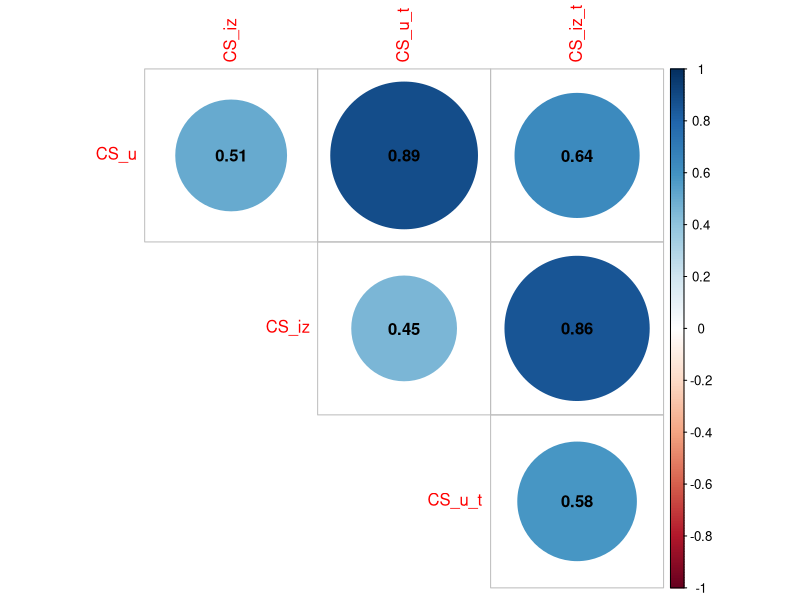
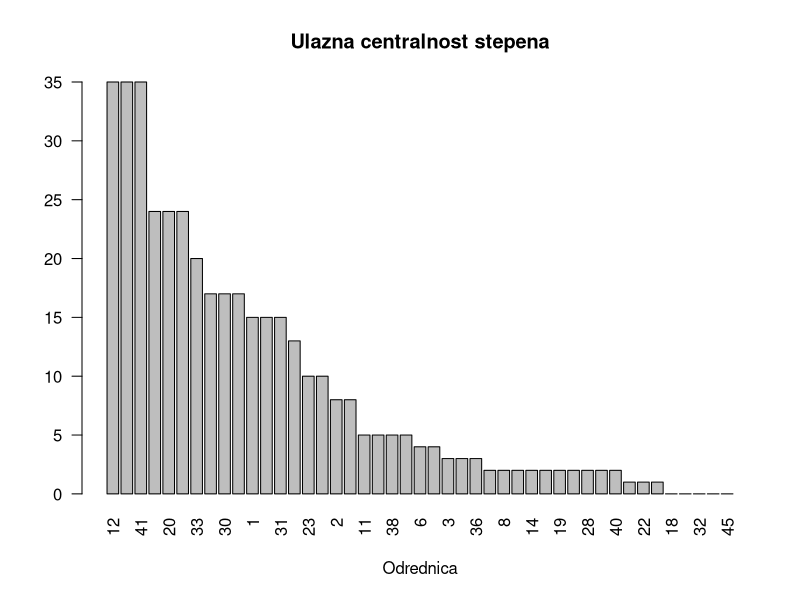
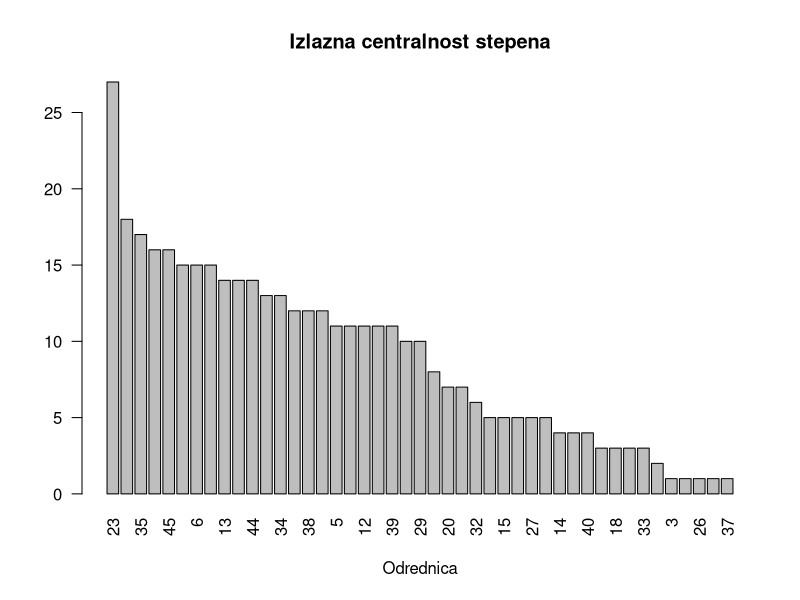
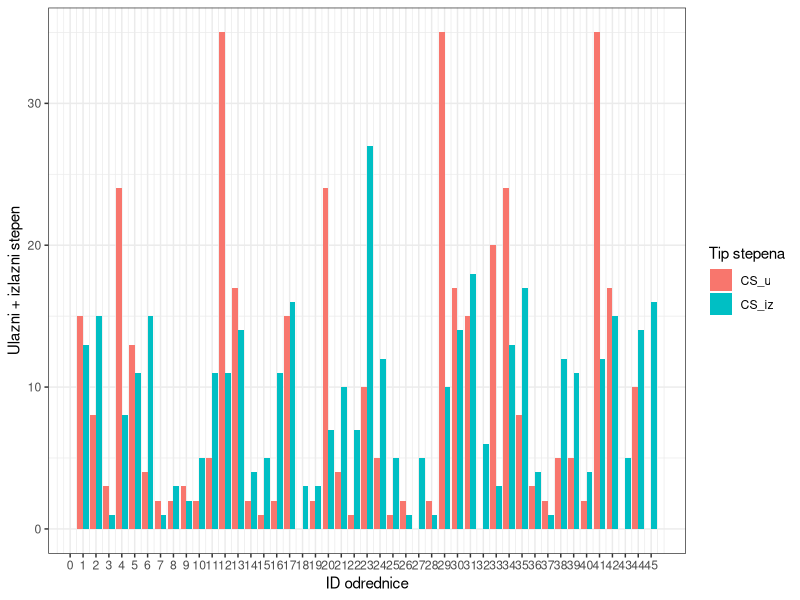
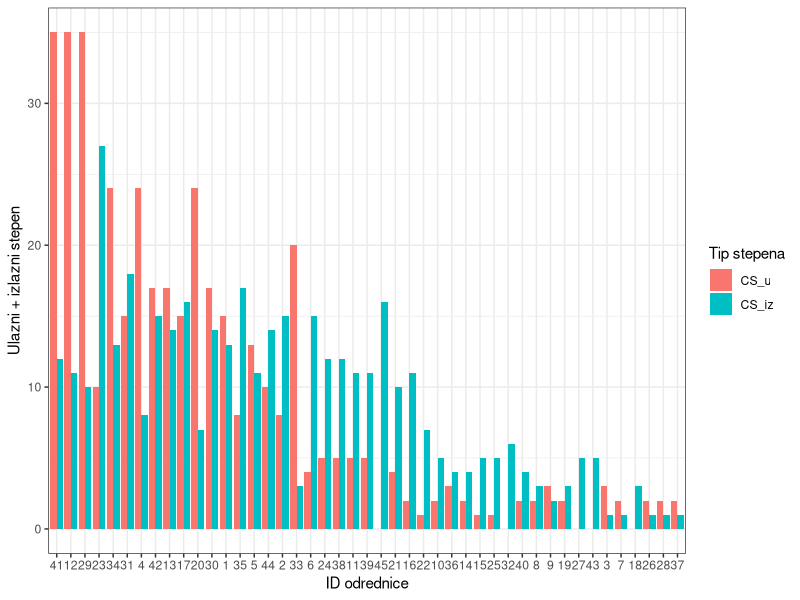
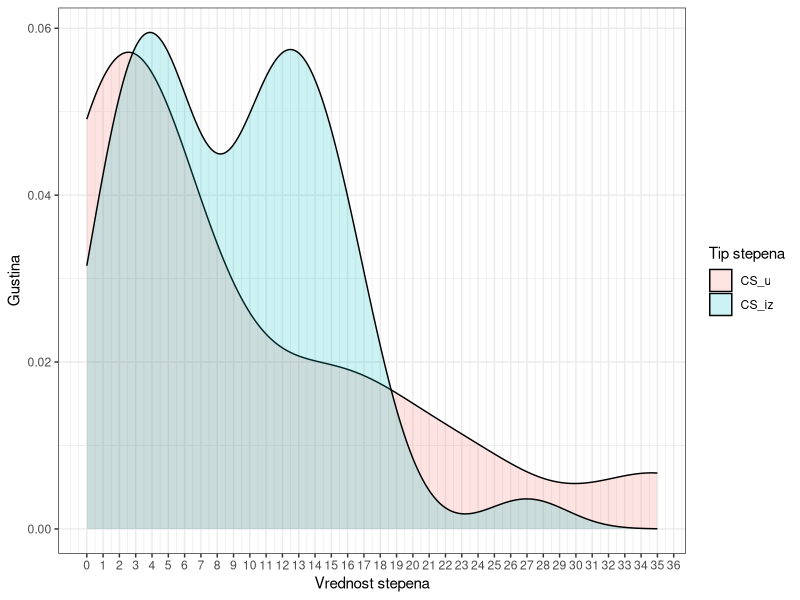
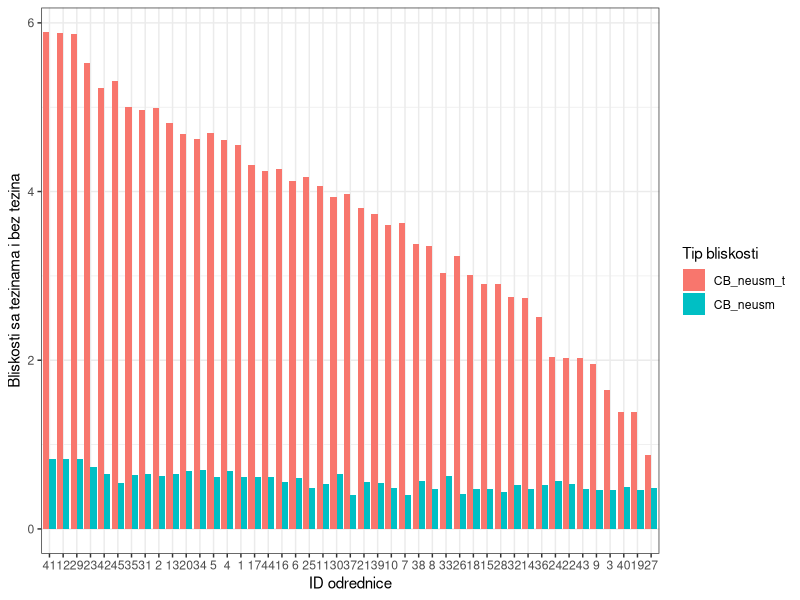
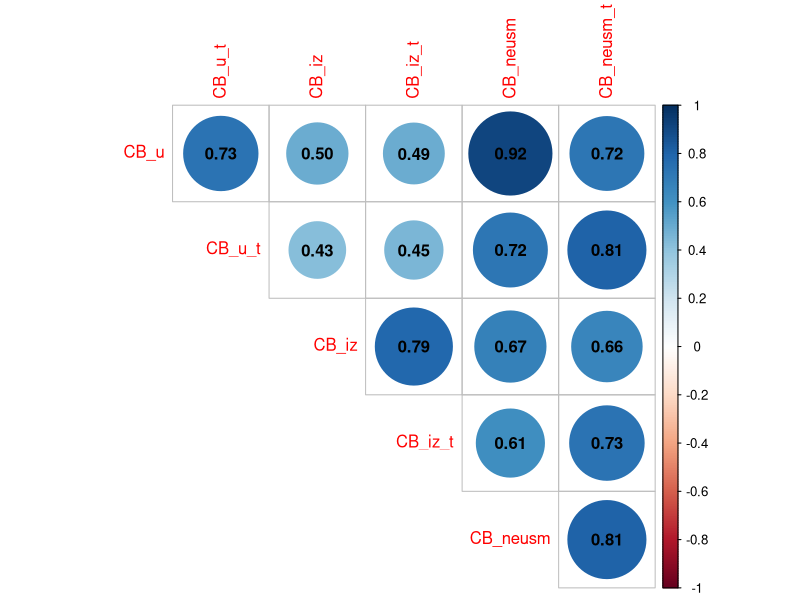

Generate these figures, in order, with R:
##### CENTRALNOST U MREZI ODREDNICA HAZARSKOG RECNIKA

# Kod koji sledi zasnovan je prevashodno na:
# https://github.com/jeljov/SNALabs_at_UB [lab_2.R]
# https://sna.stanford.edu/lab.php?l=4
# delimicno i: https://www.markanthonyhoffman.com/social_network_analysis/

##### STRUKTURA R-SKRIPTE:
### POTREBNE BIBLIOTEKE
### UCITAVANJE MREZE
### CENTRALNOST STEPENA [CS]
### CENTRALNOST BLISKOSTI [CB]
### CENTRALNOST INTERMEDIJARNOSTI [CI]
### PAGE RANK [PR]
### Jedinstven DF za sve vrednosti centralnosti
### KORELACIJA MEDJU CENTRALNOSTIMA
### KORELACIJA CENTRALNOSTI SA DUZINOM ODREDNICA (PO BROJU TOKENA)

### POTREBNE BIBLIOTEKE:
library(igraph)
library(ggplot2)
library(tidyr)
library(corrplot)
library(dplyr)

### UCITAVANJE MREZE

Odrednice_veze<-read.csv('Lista_ivica.csv', header=TRUE, stringsAsFactors = F) # Ucitavamo podatke sa odrednicama i njihovim vezama
# View(Odrednice_veze) # Za pregled uvezenih podataka
# Primetimo da su podaci iz trece kolone (Frekvenca) automatski specifikovani kao tezine veza
Odrednice_atributi<-read.csv("Odrednice_atributi.csv", header=T, stringsAsFactors = F) # Ucitavamo podatke sa atributima

Odrednice_mreza_atributi<-graph_from_data_frame(Odrednice_veze, directed = T, vertices = Odrednice_atributi) # Na osnovu ucitanih podataka formiramo mrezu sa atributima cvorova
Odrednice_mreza_atributi
# Sledecim funkcijama proveravamo atribute u dobijenoj mrezi:
vertex_attr_names(Odrednice_mreza_atributi) # Imena atributa cvorova 
vcount(Odrednice_mreza_atributi)
edge_attr_names(Odrednice_mreza_atributi) # Imena atributa ivica (tezine)
ecount(Odrednice_mreza_atributi) # broj ivica

# Za neke analize trebace nam neusmerena mreza: 
Odrednice_mreza_atributi_neusmerena<-as.undirected(Odrednice_mreza_atributi, mode="collapse", edge.attr.comb="sum") # Tezinu u neusmerenoj mrezi specifikujemo kao zbir frekvenci u oba smera; v. https://igraph.org/r/doc/igraph-attribute-combination.html

# Za neke analize trebace nam izdvojena dzinovska komponenta (najveca povezana komponenta u mrezi)
Odrednice_komponente <- components(Odrednice_mreza_atributi, mode = 'strong') # Izdvaja komponente u mrezi
count_components(Odrednice_mreza_atributi, mode='strong') # Broj komponenti u mrezi (7)
Odrednice_komponente$membership # Koja odrednica spada u koju komponentu
# Id-ovi komponenti koji ne pripadaju dzinovskoj komponenti (Svi koji ne pripadaju 8. komponenti, koja je najveca):
ne_dz_k <- names(Odrednice_komponente$membership[Odrednice_komponente$membership!=7])
ne_dz_k # Sest odrednica ne pripadaju dzinovskoj: 18, 25, 27, 32, 43, 45
# Kreirati mrezu bez cvorova koji su van dzinovske komponente:
Odrednice_mreza_atributi_dz_k <- delete.vertices(Odrednice_mreza_atributi, ne_dz_k)


### CENTRALNOST STEPENA [CS]

CS_u<-degree(Odrednice_mreza_atributi, mode='in') # Ulazna centralnost stepena
CS_iz<-degree(Odrednice_mreza_atributi, mode='out') # Izlazna centralnost stepena

# Sa tezinama (zbir tezina susednih ivica za svaki cvor)
# Prakticno, meri frekvencu date odrednice u svim drugim odrednicama
CS_u_t<-strength(Odrednice_mreza_atributi, vids=V(Odrednice_mreza_atributi), mode="in", weights = E(Odrednice_mreza_atributi)$Frekvenca)
CS_iz_t<-strength(Odrednice_mreza_atributi, vids=V(Odrednice_mreza_atributi), mode="out", weights = E(Odrednice_mreza_atributi)$Frekvenca)

# Formiramo DF sa vrednostima CS
CS.df<-data.frame(id=as.integer(V(Odrednice_mreza_atributi)$name),
           ime=V(Odrednice_mreza_atributi)$Ime, 
           CS_u,
           CS_iz,
           CS_u_t,
           CS_iz_t)

# Korelacija medju centralnostima stepena po usmerenosti i tezinama:
# (Svuda koristimo Spirmanov test, jer je ranije vec pokazano da podaci nemaju normalnu raspodelu)

korelacija_CS<- cor(CS.df[,3:6], 
                             use='complete.obs',
                             method = 'spearman')

# Vizualizacija korelacije pomocu paketa corrplot:
corrplot(corr = korelacija_CS, type = "upper", 
         diag = FALSE,
         addCoef.col = "black")

# Primeri vizualizacije
# Barplot:
barplot(sort(CS_u, decreasing = TRUE), main="Ulazna centralnost stepena", xlab="Odrednica", las=2) # Sortitano padajuce
barplot(sort(CS_iz, decreasing = TRUE), main="Izlazna centralnost stepena", xlab="Odrednica", las=2) # Sortitano padajuce

# Za vizualizaciju pomocu ggplot2 neophodno je transformisati DF sa formata "wide" u format "long":
# Koristiti funkciju gather() iz paketa tidyr

CS.df_long <- gather(data = CS.df, 
                            key = 'degree_type', 
                            value = 'degree_value', 
                            CS_u:CS_iz,
                            factor_key = TRUE)

# Kreiramo grafik:
ggplot(data = CS.df_long, 
       mapping = aes(x=id, y=degree_value, fill=degree_type)) +
  geom_col(position = 'dodge') +
  labs(x = "ID odrednice", y = "Ulazni + izlazni stepen", fill = "Tip stepena") +
  scale_x_continuous(breaks = seq(0,45,1)) +
  theme_bw()

# Sa malo sortitanja:
ggplot(data = CS.df_long, 
       mapping = aes(x=reorder(id, -degree_value), y=degree_value, fill=degree_type)) +
  geom_col(position = 'dodge') +
  labs(x = "ID odrednice", y = "Ulazni + izlazni stepen", fill = "Tip stepena") +
  scale_x_discrete(breaks = seq(0,45,1)) +
  theme_bw()

# Mozemo nacrtati i grafik za distribuciju stepena:
ggplot(data = CS.df_long, 
       mapping = aes(x = degree_value, fill = degree_type)) +
  # geom_histogram(bins = 15, position = 'dodge') +
  labs(x = "Vrednost stepena", y = "Gustina", fill = "Tip stepena") +
  geom_density(alpha = 0.2) +
  scale_x_continuous(breaks = seq(0,36,1)) +
  theme_bw()

# Sortiranje:
CS_sort_u<-CS.df[order(-CS.df$CS_u),]; CS_sort_u
CS_sort_u_t<-CS.df[order(-CS.df$CS_u_t),]; CS_sort_u_t
CS_sort_iz<-CS.df[order(-CS.df$CS_iz),]; CS_sort_iz
CS_sort_iz_t<-CS.df[order(-CS.df$CS_iz_t),]; CS_sort_iz_t

# Poredjenje prvih 10 odrednica:

CS_10.df<- cbind(CS_sort_u %>% select("id", "ime", "CS_u"),
                   CS_sort_u_t %>% select("id", "ime", "CS_u_t"),
                   CS_sort_iz %>% select("id", "ime", "CS_iz"),
                   CS_sort_iz_t %>% select("id", "ime", "CS_iz_t")) %>%
  head(10)
CS_10.df
# write.csv(CS_10.df, "CS_prvih_10.csv")

### CENTRALNOST BLISKOSTI [CB]

# Krenucemo od neusmerene mreze. Pre nego to izracunamo centralnost bliskosti, valja proveriti da li je mreza povezana. 
# Mreza je povezana ako postoji putanja izmedju svaka dva cvora u mrezi.
is_connected(Odrednice_mreza_atributi_neusmerena) # Jeste povezana
# Racunamo centralnost bliskosti:
CB_neusm<-closeness(Odrednice_mreza_atributi_neusmerena, normalized = TRUE)

# Neusmerena mreza sa tezinom ivica:
# [Veca tezina znaci vecu bliskosti]
CB_neusm_t<-closeness(Odrednice_mreza_atributi_neusmerena, normalized = TRUE,
                                                        weights = 1/E(Odrednice_mreza_atributi_neusmerena)$Frekvenca)
# Dobijene vrednosti upisujemo u DF:
CB_neusm.df<-data.frame(id=as.integer(V(Odrednice_mreza_atributi)$name),
                  ime=V(Odrednice_mreza_atributi)$Ime, 
                  CB_neusm,
                  CB_neusm_t)

# Za vizualizaciju (poredjenje vrednosti sa tezinama i bez njih)
CB_neusm.df_long <- gather(data = CB_neusm.df, 
                     key = 'Tip_bliskosti', 
                     value = 'Vrednost_bliskosti', 
                     CB_neusm_t:CB_neusm,
                     factor_key = TRUE)
ggplot(data = CB_neusm.df_long, 
       mapping = aes(x=reorder(id, -Vrednost_bliskosti), y=Vrednost_bliskosti, fill=Tip_bliskosti)) +
  geom_col(position = 'dodge') +
  labs(x = "ID odrednice", y = "Bliskosti sa tezinama i bez tezina", fill = "Tip bliskosti") +
  scale_x_discrete(breaks = seq(0,45,1)) +
  theme_bw()

### Za nasu analizu vaznije su ulazne i izlazne vrednosti CB, s obzirom na usmerenost mreze
# STA MERI ULAZNA CENTRALNOST BLISKOSTI? 
      # Prosek broja koraka koje neko treba da preduzme da dodje do datog cvora sa svih drugih doseznih cvorova u mrezi.
# STA MERI IZLAZNA CENTRALNOST BLISKOSTI? 
      # Suprotno: prosek broja koraka od datog cvora do svih ostalih doseznih cvorova u mrezi
# Opet prvo proveravamo da li je mreza povezana
# U usmerenoj mrezi postoji slaba (weak) povezanost -- koja ne uzima u obzir usmerenost ivica, i jaka (strong) povezanost – koja uzima u obzir usmerenost ivica
is.connected(Odrednice_mreza_atributi, mode='strong') # Mreza nije povezana
# Stoga moramo vrsiti analizu nad dzinovskom komponentom, koja, naravno, jeste povezana:
is.connected(Odrednice_mreza_atributi_dz_k, mode='strong')
CB_u<-closeness(Odrednice_mreza_atributi_dz_k, mode = 'in', normalized = TRUE)
CB_iz<-closeness(Odrednice_mreza_atributi_dz_k, mode = 'out', normalized = TRUE)
# Najrelevantnije su nam vrednosti sa tezinama:          
CB_u_t<-closeness(Odrednice_mreza_atributi_dz_k, mode = 'in', normalized = TRUE,                                                                  
                                                   weights = 1/E(Odrednice_mreza_atributi_dz_k)$Frekvenca)
CB_iz_t<-closeness(Odrednice_mreza_atributi_dz_k, mode = 'out', normalized = TRUE,                                                                                 
                                                    weights = 1/E(Odrednice_mreza_atributi_dz_k)$Frekvenca)

# Dobijene vrednosti mozemo upisati u DF:
CB_usm.df<-data.frame(id=as.integer(V(Odrednice_mreza_atributi_dz_k)$name),
                  ime=V(Odrednice_mreza_atributi_dz_k)$Ime, 
                  CB_u,
                  CB_iz,
                  CB_u_t,
                  CB_iz_t)
# View(CB_usm.df)
# Posto se vrednosti CB neusmerene i usmerene mreze razlikuju po broju redova, spojicemo
# ih u jedinstven DF pomocu funkcije merge():
CB_sve.df<-merge(x = CB_neusm.df, 
                 y = CB_usm.df,
                 all = TRUE)
# View(CB_sve.df)
CB_sve.df<-CB_sve.df[, c("id", "ime", "CB_u", "CB_u_t", "CB_iz", "CB_iz_t", "CB_neusm", "CB_neusm_t")]

# Korelacija medju CB razlicitih vrednosti po usmerenosti i tezini
korelacija_CB<- cor(CB_sve.df[,3:8], 
                    use='complete.obs',
                    method = 'spearman')

# Vizualizacija korelacije pomocu paketa corrplot:
corrplot(corr = korelacija_CB, type = "upper", 
         diag = FALSE,
         addCoef.col = "black")

# Rezultate iz DF-a mozemo sortirati prema potrebi
# Najpre, neusmerena mreza:
CB_sort_neusm<-CB_sve.df[order(-CB_sve.df$CB_neusm),]; CB_sort_neusm
CB_sort_neusm_t<-CB_sve.df[order(-CB_sve.df$CB_neusm_t),]; CB_sort_neusm_t # prema vrednostima bez tezina, opadajuce

# Onda i usmerena:
CB_sort_u_t<-CB_sve.df[order(-CB_sve.df$CB_u_t),]; CB_sort_u_t # prema ulaznim vrednostima sa tezinama, opadajuce
CB_sort_u<-CB_sve.df[order(-CB_sve.df$CB_u),]; CB_sort_u # prema ulaznim vrednostima bez tezina, opadajuce
CB_sort_iz_t<-CB_sve.df[order(-CB_sve.df$CB_iz_t),]; CB_sort_iz_t # prema izlaznim vrednostima sa tezinama, opadajuce
CB_sort_iz<-CB_sve.df[order(-CB_sve.df$CB_iz),]; CB_sort_iz # prema izlaznim vrednostima sa tezinama, opadajuce

# Prvih 10 po CB
CB_10.df <- cbind(CB_sort_u %>% select(id, ime, CB_u),
                   CB_sort_u_t %>% select(id, ime, CB_u_t),
                   CB_sort_iz %>% select(id, ime, CB_iz),
                   CB_sort_iz_t %>% select(id, ime, CB_iz_t),
                   CB_sort_neusm %>% select(id, ime, CB_neusm),
                   CB_sort_neusm_t %>% select(id, ime, CB_neusm_t)) %>%
  head(10); format.data.frame(CB_10.df, digits=3)
# write.csv(CB_10.df, "CB_prvih_10.csv")

# Primeri vizualizacije pomocu barplota:
barplot(sort(CB_u, decreasing = TRUE), main="Ulazna centralnost bliskosti", xlab="Odrednica", las=2) # Sortitano padajuce
barplot(sort(CB_iz, decreasing = TRUE), main="Izlazna centralnost bliskosti", xlab="Odrednica", las=2) # Sortitano padajuce
barplot(sort(CB_neusm_t, decreasing = TRUE), main="Centralnost bliskosti neusmerene mreze \n sa tezinama", xlab="Odrednica", las=2) # Sortitano padajuce

# Odnos izmedju ulazne i izlazne bliskosti predstavicemo pomocu ggplota:
# Promena formata iz "wide" u "long"
centralnost_bliskosti.df_long <- gather(data=CB_sve.df, 
                                        key = 'degree_type', 
                                        value = 'degree_value', 
                                        CB_u,CB_iz,
                                        factor_key = TRUE)

ggplot(data = centralnost_bliskosti.df_long, 
       mapping = aes(x=id, y=degree_value, fill=degree_type)) +
  geom_col(position = 'dodge') +
  labs(x = "ID odrednice", y = "Ulazna + izlazna vrednost bliskosti", fill = "Tip bliskosti") +
  scale_x_discrete (limits = seq(1,45)) +
  theme_bw()

### CENTRALNOST INTERMEDIJARNOSTI [CI]

CI_neusm<-betweenness(Odrednice_mreza_atributi_neusmerena, normalized = TRUE)
CI_usm<-betweenness(Odrednice_mreza_atributi, directed=TRUE, normalized = TRUE)
CI_usm_t<-betweenness(Odrednice_mreza_atributi, directed=TRUE, normalized = TRUE, weights = E(Odrednice_mreza_atributi)$Frekvenca)
CI_neusm_t<-betweenness(Odrednice_mreza_atributi_neusmerena, normalized = TRUE, weights = E(Odrednice_mreza_atributi_neusmerena)$Frekvenca)

# Upisujemo u DF:
CI.df<-data.frame(id=as.integer(V(Odrednice_mreza_atributi)$name),
                  ime=V(Odrednice_mreza_atributi)$Ime,
                  CI_usm,
                  CI_usm_t,
                  CI_neusm,
                  CI_neusm_t)

korelacija_CI<- cor(CI.df[,3:6], 
                    use='complete.obs',
                    method = 'spearman')

# Vizualizacija korelacije pomocu paketa corrplot:
corrplot(corr = korelacija_CI, type = "upper", 
         diag = FALSE,
         addCoef.col = "black")

# Sortiranje:
CI_sort_usm<-CI.df[order(-CI.df$CI_usm),]; CI_sort_usm # usmerena
CI_sort_neusm<-CI.df[order(-CI.df$CI_neusm),]; CI_neusm # neusmerena
CI_sort_usm_t<-CI.df[order(-CI.df$CI_usm_t),]; CI_sort_usm_t # usmerena sa tezinama
CI_sort_neusm_t<-CI.df[order(-CI.df$CI_neusm_t),]; CI_sort_neusm_t # neusmerena sa tezinama

# Prvih 10 odrednica po CI:
CI_10.df <- cbind(CI_sort_usm %>% select(id, ime, CI_usm),
                   CI_sort_usm_t %>% select(id, ime, CI_usm_t),
                   CI_sort_neusm %>% select(id, ime, CI_neusm),
                   CI_sort_neusm_t %>% select(id, ime, CI_neusm_t)) %>%
  head(10); format.data.frame(CI_10.df, digits=2)
# write.csv(CI_10.df, "CI_prvih_10.csv")

# Vizualizacija pomocu barplota:
barplot(sort(CI_usm, decreasing = TRUE), main="Intermedijarnost \n usmerena mreza", xlab="Odrednica", las=2) # Sortitano opadajuce
barplot(sort(CI_neusm, decreasing = TRUE), main="Intermedijarnost \n neusmerena mreza", xlab="Odrednica", las=2) # Sortitano opadajuce

### PAGE RANK [PR]

# Sa neusmerenom mrezom:
PR_neusm <- page_rank(Odrednice_mreza_atributi_neusmerena)$vector # Bez tezina
PR_neusm_t<-page_rank(Odrednice_mreza_atributi_neusmerena, weights = E(Odrednice_mreza_atributi_neusmerena)$Frekvenca)$vector # Sa tezinama

# Sa usmerenom mrezom:
PR_usm <- page_rank(Odrednice_mreza_atributi, directed = TRUE)$vector # Bez tezina
PR_usm_t<-page_rank(Odrednice_mreza_atributi, directed = TRUE, weights = E(Odrednice_mreza_atributi)$Frekvenca)$vector # Sa tezinama

# Upisujemo podatke u DF:
PR.df<-data.frame(id=as.integer(V(Odrednice_mreza_atributi)$name),
                   ime=V(Odrednice_mreza_atributi)$Ime,
                   PR_neusm,
                   PR_neusm_t,
                   PR_usm,
                   PR_usm_t)

# Korelacija razlicitih 'varijanti' po usmerenosti i tezini
korelacija_PR<- cor(PR.df[,3:6], 
                    use='complete.obs',
                    method = 'spearman')

# Vizualizacija korelacije pomocu paketa corrplot:
corrplot(corr = korelacija_PR, type = "upper", 
         diag = FALSE,
         addCoef.col = "black")

# Soritranje:
PR_sort_usm<-PR.df[order(-PR.df$PR_usm),]; PR_sort_usm # usmerena, bez tezina, opadajuce
PR_sort_usm_t<-PR.df[order(-PR.df$PR_usm_t),]; PR_sort_usm_t # usmerenea, sa tezinama
PR_sort_neusm<-PR.df[order(-PR.df$PR_neusm),]; PR_sort_neusm # neusmerena, sa tezinama, opadajuce
PR_sort_neusm_t<-PR.df[order(-PR.df$PR_neusm_t),]; PR_sort_neusm_t # neusmerena, bez tezina, opadajuce

PR_10.df <- cbind(PR_sort_usm %>% select(id, ime, PR_usm),
                   PR_sort_usm_t %>% select(id, ime, PR_usm_t),
                   PR_sort_neusm %>% select(id, ime, PR_neusm),
                   PR_sort_neusm_t %>% select(id, ime, PR_neusm_t)) %>%
  head(10); format.data.frame(PR_10.df, digits=2)
# write.csv(PR_10.df, "PR_prvih_10.csv")

# Vizualizacija pomocu barplota:
barplot(sort(PR_usm, decreasing = TRUE), main="Page Rank \n usmerena mreža", 
        xlab="Odrednica", las=2) # Sortitano opadajuce
barplot(sort(PR_neusm, decreasing = TRUE), main="Page Rank \n neusmerena mreža", 
        xlab="Odrednica", las=2) # Sortitano opadajuce

### Jedinstven DF za sve vrednosti centralnosti

# Formiramo jedinstven DF, u koji cemo upisati gornje vrednosti centralnosti radi dalje analize
centralnost.df<-data.frame(id=as.integer(V(Odrednice_mreza_atributi)$name),
                                     ime=V(Odrednice_mreza_atributi)$Ime,
                                     CS_u,
                                     CS_u_t,
                                     CS_iz,
                                     CS_iz_t,
                                     CI_usm,
                                     CI_usm_t,
                                     CI_neusm,
                                     CI_neusm_t,
                                     PR_usm,
                                     PR_usm_t,
                                     PR_neusm,
                                     PR_neusm_t,
                                     CB_neusm,
                                     CB_neusm_t)

# Pomocu funkcije merge() dodajemo vrednosti ulazne i izlazne centralnosti bliskosti
centralnost.df<- merge(x = centralnost.df, 
                                        y = CB_usm.df,
                                        all = TRUE)
# View(centralnost.df)
# Malo cemo promeniti redosled kolona:
centralnost.df<-centralnost.df[, c("id", "ime", "CS_u", "CS_u_t", "CS_iz", "CS_iz_t", "CB_u", "CB_u_t", "CB_iz", "CB_iz_t", "CB_neusm", "CB_neusm_t", 
                                   "CI_usm", "CI_usm_t", "CI_neusm", "CI_neusm_t", "PR_usm", "PR_usm_t", "PR_neusm", "PR_neusm_t")]

### KORELACIJA MEDJU CENTRALNOSTIMA
# Da bismo odredili kako da racunamo korelaciju, moramo proveriti da li nasi podaci imaju normalnu raspodelu
apply(centralnost.df[,3:20], 2, shapiro.test)
apply(centralnost.df[,3:20], 2, qqnorm)
# Nemaju sve mere centralnosti normalnu distribuciju, pa koristimo Spirmanov test korelacije:
centralnost_korelacija<- cor(centralnost.df[,3:20], 
                              use='complete.obs', # zbog nekoliko NA vrednosti
                              method = 'spearman')
# Posto smo napred vec racunali korelaciju izmedju razlicitih 'varijanti' istih centralnosti,
# sada cemo se, radi preglednosti, zadrzati na korelaciji izmedju razlicitih mera centralnosti;
# dodatno, ogranicicemo se samo na usmerene i mreze bez tezina, jer su ti rezultati od primarnog znacaja za nas rad

centralnost_korelacija_skr<- cor(centralnost.df[c("CS_u","CS_iz","CB_u","CB_iz","CI_usm","PR_usm")], # Samo za neke varijante po usmerenosti i tezini
                              use='complete.obs', # zbog nekoliko NA vrednosti
                              method = 'spearman')

# Vizualizacija korelacije pomocu paketa corrplot:
corrplot(corr = centralnost_korelacija_skr, type = "upper", 
         diag = FALSE,
         addCoef.col = "black")
# https://rpubs.com/melike/corrplot

### KORELACIJA CENTRALNOSTI SA DUZINOM ODREDNICA (PO BROJU TOKENA)

duzina_odrednica<-read.csv('Frekvenca_tokena.csv')
# View(duzina_odrednica)
# Radi, preglednosti, formiramo i DF sa imenima odrednica
duzina_odrednica_sa_imenima<-data.frame(centralnost.df$id,
                                        centralnost.df$ime,
                                        duzina_odrednica$Tokens)
colnames(duzina_odrednica_sa_imenima)<-c("id", "ime", "broj_tokena")
duzina_odrednica_sort<-duzina_odrednica_sa_imenima[order(-duzina_odrednica_sa_imenima$broj_tokena),];duzina_odrednica_sort
# write.csv(duzina_odrednica_sort, "Duzina_odrednica_po_broju_tokena.csv")


korelacija_duzina<-cor(centralnost.df[c(3:20)], duzina_odrednica_sa_imenima$broj_tokena, 
                       use='complete.obs', # zbog nekoliko NA vrednosti
                       method = 'spearman')
format.data.frame(as.data.frame(korelacija_duzina), digits=2)
# write.csv(format.data.frame(as.data.frame(korelacija_duzina), digits=2), "Korelacija_centralnost_duzina.csv")

### POREDJENJE TROJKI ODREDNICA

# Najpre, za lakse poredjenje, dodacemo rangove u kolunu za sve odrednice prema vrednostima centralnosti:
centralnost.df$rang_CS_u<-rank(-centralnost.df$CS_u, ties.method="min")
centralnost.df$rang_CS_iz<-rank(-centralnost.df$CS_iz, ties.method="min")
centralnost.df$rang_CS_u_t<-rank(-centralnost.df$CS_u_t, ties.method="min")
centralnost.df$rang_CS_iz_t<-rank(-centralnost.df$CS_iz_t, ties.method="min")
centralnost.df$rang_CB_u<-rank(-centralnost.df$CB_u, ties.method="min")
centralnost.df$rang_CB_iz<-rank(-centralnost.df$CB_iz, ties.method="min")
centralnost.df$rang_CB_u_t<-rank(-centralnost.df$CB_u_t, ties.method="min")
centralnost.df$rang_CB_iz_t<-rank(-centralnost.df$CB_iz_t, ties.method="min")
centralnost.df$rang_CB_neusm<-rank(-centralnost.df$CB_neusm, ties.method="min")
centralnost.df$rang_CB_neusm_t<-rank(-centralnost.df$CB_neusm_t, ties.method="min")
centralnost.df$rang_CI_usm<-rank(-centralnost.df$CI_usm, ties.method="min")
centralnost.df$rang_CI_neusm<-rank(-centralnost.df$CI_neusm, ties.method="min")
centralnost.df$rang_CI_usm_t<-rank(-centralnost.df$CI_usm_t, ties.method="min")
centralnost.df$rang_CI_neusm_t<-rank(-centralnost.df$CI_neusm_t, ties.method="min")
centralnost.df$rang_PR_usm<-rank(-centralnost.df$PR_usm, ties.method="min")
centralnost.df$rang_PR_usm_t<-rank(-centralnost.df$PR_usm_t, ties.method="min")
centralnost.df$rang_PR_neusm<-rank(-centralnost.df$PR_neusm, ties.method="min")
centralnost.df$rang_PR_neusm_t<-rank(-centralnost.df$PR_neusm_t, ties.method="min")

# View(centralnost.df) # Odavde cemo izdvojiti one varijante po usmerenosti i tezini koje smo i napred mahom komentarisali:
centralnost_rang.df<-centralnost.df[c("id", "ime", "CS_u", "rang_CS_u", "CS_u_t", "rang_CS_u_t", "CS_iz", "rang_CS_iz", "CS_iz_t", "rang_CS_iz_t", 
                                     "CB_u", "rang_CB_u", "CB_u_t", "rang_CB_u_t", "CB_iz", "rang_CB_iz", "CB_iz_t", "rang_CB_iz_t", 
                                     "CB_neusm", "rang_CB_neusm", "CB_neusm_t", "rang_CB_neusm_t",
                                     "CI_usm", "rang_CI_usm", "CI_usm_t", "rang_CI_usm_t", "CI_neusm", "rang_CI_neusm", "CI_neusm_t", "rang_CI_neusm_t", 
                                     "PR_usm", "rang_PR_usm", "PR_usm_t", "rang_PR_usm_t","PR_neusm", "rang_PR_neusm", "PR_neusm_t", "rang_PR_neusm_t")]
# View(centralnost_skr.df)
trojke_id<-c("1", "17", "31", "4", "20", "34", "12", "29", "41", "13", "30", "42", "11", "21", "39", 
             "6","16", "44", "2", "23", "35", "10", "25", "45", "7", "15", "37") # id-ovi trojki koje nas zanimaju (odgovarajucim redom)
# View(centralnost_rang.df)

# CS:
centralnost_trojke.CS.df<-format.data.frame(centralnost_rang.df[trojke_id, 
                                                                (c(1:10))], digits=2); centralnost_trojke.CS.df
# write.csv(centralnost_trojke.CS.df, "Centralnost_trojke.CS.csv")

# CB:
centralnost_trojke.CB.df<-format.data.frame(centralnost_rang.df[trojke_id, 
                                                                (c(1, 2, 11:22))], digits=2); centralnost_trojke.CB.df
# write.csv(centralnost_trojke.CB.df, "Centralnost_trojke.CB.csv")

# CI:

centralnost_trojke.CI.df<-format.data.frame(centralnost_rang.df[trojke_id, 
                                                                (c(1, 2, 23:30))], digits=2); centralnost_trojke.CI.df
# write.csv(centralnost_trojke.CI.df, "Centralnost_trojke.CI.csv")

# PR:
centralnost_trojke.PR.df<-format.data.frame(centralnost_rang.df[trojke_id, 
                                                                (c(1, 2, 31:38))], digits=2); centralnost_trojke.PR.df
# write.csv(centralnost_trojke.PR.df, "Centralnost_trojke.PR.csv")
